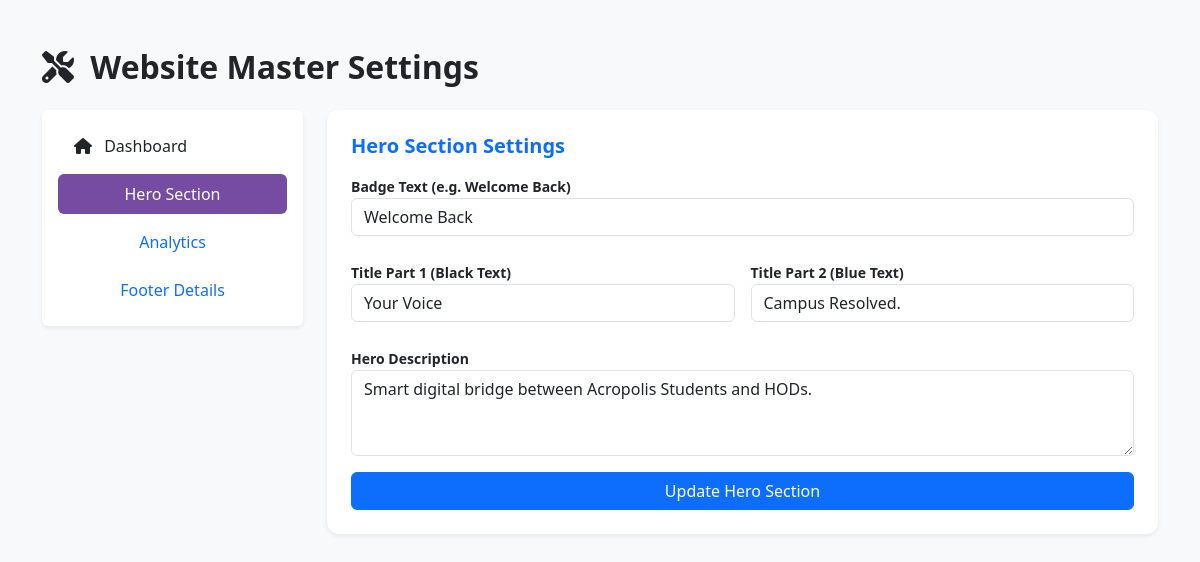
/admin/settings.php (signed in), run on the app's committed database.
### tables this page shows
CREATE TABLE `hero_settings` (
  `id` int NOT NULL AUTO_INCREMENT,
  `badge_text` varchar(255) DEFAULT NULL,
  `main_title_part1` varchar(255) DEFAULT NULL,
  `main_title_blue` varchar(255) DEFAULT NULL,
  `hero_description` text,
  `stat1_val` varchar(50) DEFAULT NULL,
  `stat1_label` varchar(50) DEFAULT NULL,
  `stat2_val` varchar(50) DEFAULT NULL,
  `stat2_label` varchar(50) DEFAULT NULL,
  PRIMARY KEY (`id`)
);

### admin/settings.php (the view, shortened to what this page needs)
<?php
include('../database/db.php');
$hero = mysqli_fetch_assoc(mysqli_query($conn, "SELECT * FROM hero_settings WHERE id=1"));
?>
<!DOCTYPE html>
<html lang="en">
<head>
    <link href="https://cdn.jsdelivr.net/npm/bootstrap@5.3.0/dist/css/bootstrap.min.css" rel="stylesheet">
    <link rel="stylesheet" href="https://cdnjs.cloudflare.com/ajax/libs/font-awesome/6.4.0/css/all.min.css">
</head>
<body class="bg-light">
<div class="container py-5">
    <h2 class="fw-bold mb-4"><i class="fas fa-tools me-2"></i> Website Master Settings</h2>
    <div class="row">
        <div class="col-md-3">
            <div class="nav flex-column nav-pills shadow-sm bg-white p-3 rounded" id="v-pills-tab" role="tablist">
                <a href="admin-dashboard.php" class="nav-link mb-2 text-dark"><i class="fas fa-home me-2"></i> Dashboard</a>
                <button class="nav-link active mb-2" data-bs-toggle="pill" data-bs-target="#hero-tab">Hero Section</button>
                <button class="nav-link mb-2" data-bs-toggle="pill" data-bs-target="#stats-tab">Analytics</button>
                <button class="nav-link" data-bs-toggle="pill" data-bs-target="#footer-tab">Footer Details</button>
            </div>
        </div>
        <div class="col-md-9">
            <div class="tab-content">
                <div class="tab-pane fade show active" id="hero-tab">
    <form action="" method="POST" class="card p-4 shadow-sm">
        <h5 class="fw-bold mb-3 text-primary">Hero Section Settings</h5>
        <div class="row g-3">
            <div class="col-md-12 mb-2">
                <label class="small fw-bold">Badge Text (e.g. Welcome Back)</label>
                <input type="text" name="badge_text" class="form-control" value="<?php echo $hero['badge_text']; ?>">
            </div>
            <div class="col-md-6 mb-2">
                <label class="small fw-bold">Title Part 1 (Black Text)</label>
                <input type="text" name="main_title_part1" class="form-control" value="<?php echo $hero['main_title_part1']; ?>">
            </div>
            <div class="col-md-6 mb-2">
                <label class="small fw-bold">Title Part 2 (Blue Text)</label>
                <input type="text" name="main_title_blue" class="form-control" value="<?php echo $hero['main_title_blue']; ?>">
            </div>
            <div class="col-12 mb-3">
                <label class="small fw-bold">Hero Description</label>
                <textarea name="hero_description" class="form-control" rows="3"><?php echo $hero['hero_description']; ?></textarea>
            </div>
        </div>
        <button type="submit" name="update_hero" class="btn btn-primary">Update Hero Section</button>
    </form>
</div>
            </div>
        </div>
    </div>
</div>
</body>
</html>

### admin/settings.php (style rules this page uses)
.nav-pills .nav-link.active { background-color: #764ba2; }
.card { border: none; border-radius: 12px; }

### data on the page
hero_settings: badge_text "Welcome Back", main_title_part1 "Your Voice", main_title_blue "Campus Resolved.", hero_description "Smart digital bridge between Acropolis Students and HODs."
